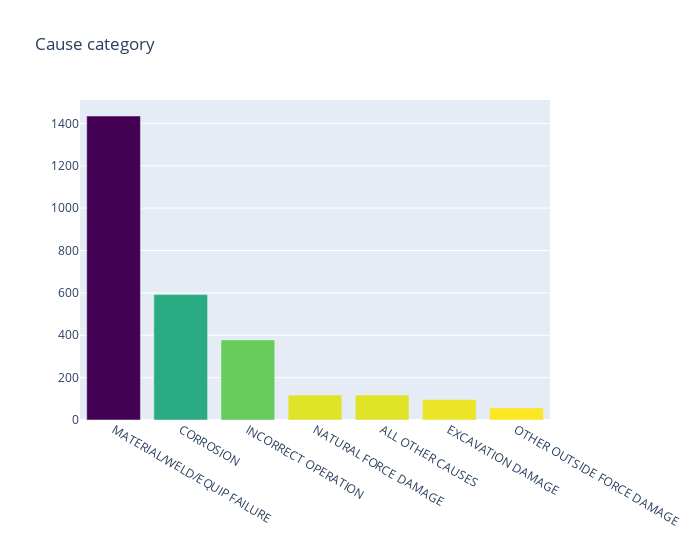

The code cell stored with this chart in its notebook:
### Code cell
causes = df['Cause Category'].value_counts()
causes = go.Bar(
   y = causes.values, 
   x = causes.index.values, 
   name = 'Causes Category Count', 
     marker=dict(
        color=causes.values,
        colorscale = 'Viridis',
        reversescale = True
        )
)

data = [causes]

layout = go.Layout (
title = 'Cause category', 
width = 700, 
margin=go.Margin(b=140, r=150)
)

fig = go.Figure(data=data, layout=layout)
py.iplot(fig, filename='basic-bar')

### Figure 1 — Plotly figure (JSON) as saved in the notebook; plotly's stock layout.template omitted (floating-point values rounded to 4 significant figures)
{"data": [{"marker": {"color": [1435, 592, 378, 118, 118, 97, 57], "colorscale": [[0, "#440154"], [0.1111, "#482878"], [0.2222, "#3e4989"], [0.3333, "#31688e"], [0.4444, "#26828e"], [0.5556, "#1f9e89"], [0.6667, "#35b779"], [0.7778, "#6ece58"], [0.8889, "#b5de2b"], [1, "#fde725"]], "reversescale": true}, "name": "Causes Category Count", "type": "bar", "x": ["MATERIAL/WELD/EQUIP FAILURE", "CORROSION", "INCORRECT OPERATION", "NATURAL FORCE DAMAGE", "ALL OTHER CAUSES", "EXCAVATION DAMAGE", "OTHER OUTSIDE FORCE DAMAGE"], "y": [1435, 592, 378, 118, 118, 97, 57]}], "layout": {"margin": {"b": 140, "r": 150}, "title": {"text": "Cause category"}, "width": 700}}
